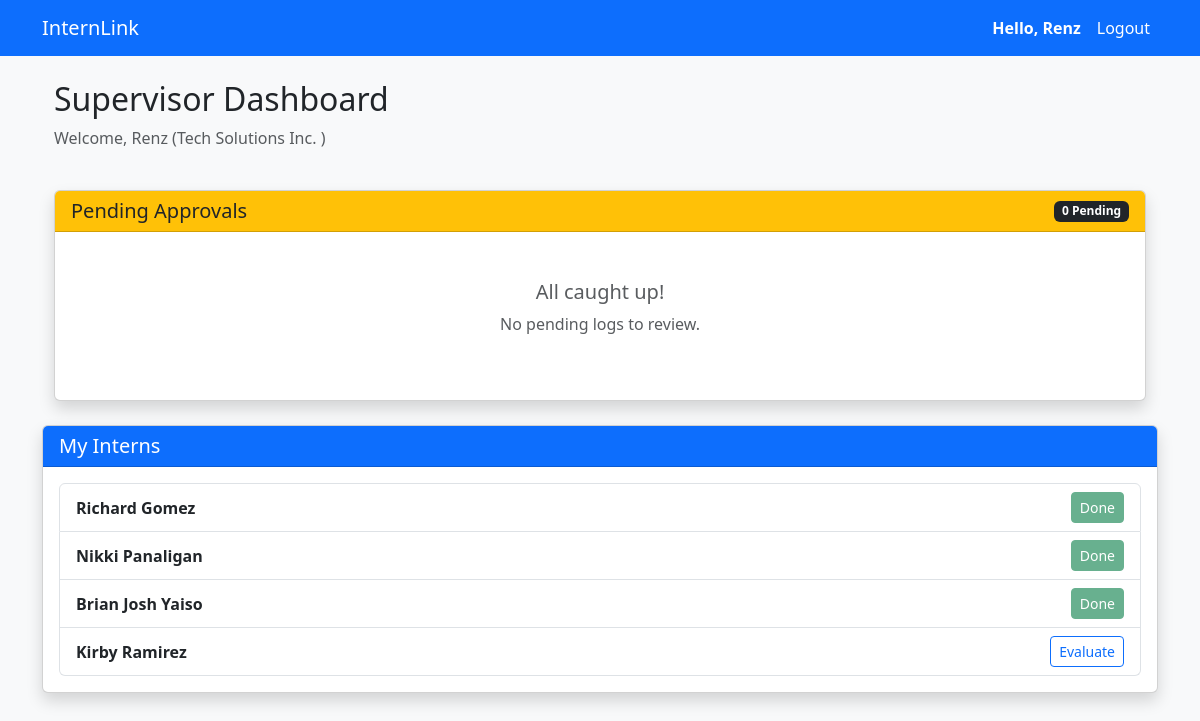
Page /dashboard/ (signed in) on the committed database.
### app/models.py (models this page shows, shortened)
class User(AbstractUser):
    class Role(models.TextChoices):
        STUDENT = "student", "Student"
        COORDINATOR = "coordinator", "Coordinator"
        SUPERVISOR = "supervisor", "Supervisor"
    email = models.EmailField(unique=True)
    role = models.CharField(max_length=20, choices=Role.choices)

class SupervisorProfile(models.Model):
    user = models.OneToOneField(
        settings.AUTH_USER_MODEL,
        on_delete=models.CASCADE,
        related_name="supervisor_profile",
    )
    company = models.ForeignKey(
        "Company", on_delete=models.CASCADE, related_name="supervisors"
    )
    position = models.CharField(max_length=100)
    contact_number = models.CharField(max_length=20, blank=True, null=True)

class Company(models.Model):
    name = models.CharField(max_length=255)
    address = models.TextField()
    contact_person = models.CharField(max_length=255, blank=True, null=True)
    contact_email = models.EmailField(blank=True, null=True)
    contact_number = models.CharField(max_length=20, blank=True, null=True)
    school = models.CharField(
        max_length=100, default="Cavite State University - Bacoor Campus"
    )

class Internship(models.Model):
    student = models.ForeignKey(
        "StudentProfile", on_delete=models.CASCADE, related_name="internships"
    )
    company = models.ForeignKey(
        "Company", on_delete=models.CASCADE, related_name="internships"
    )
    supervisor = models.ForeignKey(
        "SupervisorProfile",
        on_delete=models.SET_NULL,
        null=True,
        blank=True,
        related_name="internships",
    )
    coordinator = models.ForeignKey(
        "CoordinatorProfile",
        on_delete=models.SET_NULL,
        null=True,
        blank=True,
        related_name="internships",
    )
    start_date = models.DateField()
    end_date = models.DateField()
    required_hours = models.PositiveIntegerField(default=240)
    status = models.CharField(
        max_length=20,
        choices=[
            ("ongoing", "Ongoing"),
            ("completed", "Completed"),
            ("terminated", "Terminated"),
            ("pending", "Pending"),
        ],
        default="pending",
    )
    @property
    def has_evaluation(self):
        return Evaluation.objects.filter(internship=self).exists()

class StudentProfile(models.Model):
    user = models.OneToOneField(
        settings.AUTH_USER_MODEL,
        on_delete=models.CASCADE,
        related_name="student_profile",
    )
    student_number = models.CharField(max_length=50, unique=True, null=True, blank=True)
    course = models.CharField(max_length=100, null=True, blank=True)
    year_level = models.IntegerField(null=True, blank=True)
    contact_number = models.CharField(max_length=20, null=True, blank=True)
    school = models.CharField(
        max_length=100, default="Cavite State University - Bacoor Campus"
    )

### app/views.py (the view, shortened to what this page needs)
# urls.py: path("dashboard/", views.dashboard_view, name="dashboard"),
@login_required
def dashboard_view(request):
    user = request.user
    if user.role == User.Role.STUDENT:
        student_profile = user.student_profile
        active_internship = Internship.objects.filter(
            student=student_profile, status="ongoing"
        ).first()
        total_hours = 0
        recent_logs = []
        required_hours = 600
        completion_percent = 0
        documents_count = 0
        has_evaluation = False
        if active_internship:
            documents_count = active_internship.student_reports.count()
            required_hours = active_internship.required_hours
            hours_data = active_internship.daily_logs.filter(
                is_verified=True
            ).aggregate(Sum("hours_rendered"))
            total_hours = hours_data["hours_rendered__sum"] or 0
            if required_hours > 0:
                completion_percent = (total_hours / required_hours) * 100
            recent_logs = active_internship.daily_logs.order_by("-date")[:5]
            has_evaluation = Evaluation.objects.filter(
                internship=active_internship
            ).exists()
        context = {
            "profile": student_profile,
            "internship": active_internship,
            "total_hours": total_hours,
            "required_hours": required_hours,
            "completion_percent": round(completion_percent, 1),
            "recent_logs": recent_logs,
            "documents_uploaded": documents_count,
            "has_evaluation": has_evaluation,
        }
        return render(request, "app/student_dashboard.html", context)
    elif user.role == User.Role.SUPERVISOR:
        if not hasattr(user, "supervisor_profile"):
            return redirect("complete_supervisor_profile")
        supervisor_profile = user.supervisor_profile
        pending_logs = DailyLog.objects.filter(
            internship__supervisor=supervisor_profile, is_verified=False
        ).order_by("date")
        my_internships = Internship.objects.filter(
            supervisor=supervisor_profile, status="ongoing"
        )
        context = {
            "supervisor": supervisor_profile,
            "pending_logs": pending_logs,
            "my_internships": my_internships,
        }
        return render(request, "app/supervisor_dashboard.html", context)
    return render(request, "app/error_dashboard.html")

### app/templates/app/supervisor_dashboard.html (shortened to what this page needs)
{% extends 'app/base.html' %} {% block content %}
<div class="container">
  <div class="row mb-4">
    <div class="col-12">
      <h2>Supervisor Dashboard</h2>
      <p class="text-muted">
        Welcome, {{ supervisor.user.first_name }} ({{ supervisor.company.name }} )
      </p>
    </div>
  </div>
  <div class="card shadow">
    <div class="card-header bg-warning text-dark d-flex justify-content-between align-items-center">
      <h5 class="mb-0">Pending Approvals</h5>
      <span class="badge bg-dark">{{ pending_logs.count }} Pending</span>
    </div>
    <div class="card-body p-0">
      {% if pending_logs %}
      <div class="table-responsive">
        <table class="table table-hover mb-0">
          <thead class="table-light">
            <tr>
              <th>Student</th>
              <th>Date</th>
              <th>Hours</th>
              <th>Task Summary</th>
              <th>Action</th>
            </tr>
          </thead>
          <tbody>
            {% for log in pending_logs %}
            <tr>
              <td class="fw-bold">{{ log.internship.student.user.first_name }}</td>
              <td>{{ log.date }}</td>
              <td>{{ log.hours_rendered }}</td>
              <td>{{ log.work_description|truncatechars:50 }}</td>
              <td>
                <a
                  href="{% url 'approve_log' log.id %}"
                  class="btn btn-sm btn-success">
                  Approve
                </a>
              </td>
            </tr>
            {% endfor %}
          </tbody>
        </table>
      </div>
      {% else %}
      <div class="p-5 text-center text-muted">
        <h5>All caught up!</h5>
        <p>No pending logs to review.</p>
      </div>
      {% endif %}
    </div>
  </div>
</div>
<div class="card shadow mt-4">
  <div class="card-header bg-primary text-white">
    <h5 class="mb-0">My Interns</h5>
  </div>
  <div class="card-body">
    {% if my_internships %}
    <ul class="list-group">
      {% for intern in my_internships %}
      <li class="list-group-item d-flex justify-content-between align-items-center">
        <div>
          <strong>{{ intern.student.user.get_full_name }}</strong>
          <br />
        </div>
        {% if intern.has_evaluation %}
        <button
          class="btn btn-sm btn-success"
          disabled>
           Done
        </button>
        {% else %}
        <a
          href="{% url 'evaluate_student' intern.id %}"
          class="btn btn-sm btn-outline-primary">
          Evaluate
        </a>
        {% endif %}
      </li>
      {% endfor %}
    </ul>
    {% else %}
    <p class="text-muted">No active interns assigned.</p>
    {% endif %}
  </div>
</div>
{% endblock %}

### app/templates/app/base.html (shortened to what this page needs)
<!DOCTYPE html>
<html lang="en">
  <head>
    <link
      href="https://cdn.jsdelivr.net/npm/bootstrap@5.3.0/dist/css/bootstrap.min.css"
      rel="stylesheet" />
  </head>
  <body class="bg-light">
    <nav class="navbar navbar-expand-lg navbar-dark bg-primary">
      <div class="container">
        <a class="navbar-brand" href="{% url 'dashboard' %}">InternLink</a>
        <div class="collapse navbar-collapse">
          <ul class="navbar-nav ms-auto">
            {% if user.is_authenticated %}
            <li class="nav-item">
              <span class="nav-link text-white fw-bold">
                Hello, {{ user.first_name|default:user.username }}
              </span>
            </li>
            <li class="nav-item">
              <form action="{% url 'logout' %}" method="post" class="d-inline">
                <button
                  type="submit"
                  class="nav-link btn btn-link text-white"
                  style="text-decoration: none">
                  Logout
                </button>
              </form>
            </li>
            {% endif %}
          </ul>
        </div>
      </div>
    </nav>
    <div class="container mt-4">
       {% block content %} {% endblock %}
    </div>
  </body>
</html>

### rows in the picture
User: first_name "Renz"
SupervisorProfile: user.first_name "Renz", company.name "Tech Solutions Inc."
Internship: student.user.get_full_name "Richard Gomez", shows "Done"
Internship: student.user.get_full_name "Nikki Panaligan", shows "Done"
Internship: student.user.get_full_name "Brian Josh Yaiso", shows "Done"
Internship: student.user.get_full_name "Kirby Ramirez", shows "Evaluate"

### other values in the picture
{{ pending_logs.count }} "0"
